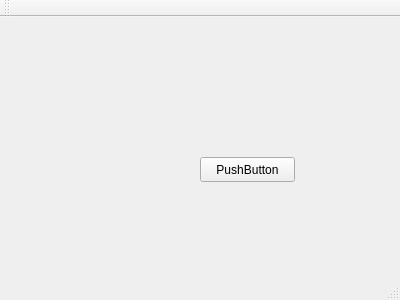
<?xml version="1.0" encoding="UTF-8"?>
<ui version="4.0">
 <class>MainWindow</class>
 <widget class="QMainWindow" name="MainWindow">
  <property name="geometry">
   <rect>
    <x>0</x>
    <y>0</y>
    <width>400</width>
    <height>300</height>
   </rect>
  </property>
  <property name="windowTitle">
   <string>MainWindow</string>
  </property>
  <widget class="QWidget" name="centralWidget">
   <widget class="QPushButton" name="pushButton">
    <property name="geometry">
     <rect>
      <x>200</x>
      <y>140</y>
      <width>95</width>
      <height>25</height>
     </rect>
    </property>
    <property name="text">
     <string>PushButton</string>
    </property>
   </widget>
  </widget>
  <widget class="QMenuBar" name="menuBar">
   <property name="geometry">
    <rect>
     <x>0</x>
     <y>0</y>
     <width>400</width>
     <height>22</height>
    </rect>
   </property>
  </widget>
  <widget class="QToolBar" name="mainToolBar">
   <attribute name="toolBarArea">
    <enum>TopToolBarArea</enum>
   </attribute>
   <attribute name="toolBarBreak">
    <bool>false</bool>
   </attribute>
  </widget>
  <widget class="QStatusBar" name="statusBar"/>
 </widget>
 <layoutdefault spacing="6" margin="11"/>
 <resources/>
 <connections/>
</ui>
